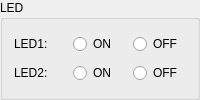
       <widget class="QGroupBox" name="groupBox_led">
        <property name="title">
         <string>LED</string>
        </property>
        <layout class="QVBoxLayout" name="verticalLayout_10">
         <item>
          <layout class="QHBoxLayout" name="horizontalLayout_led_1">
           <item>
            <widget class="QLabel" name="label_led1">
             <property name="text">
              <string>LED1: </string>
             </property>
            </widget>
           </item>
           <item>
            <widget class="QRadioButton" name="radioButton_led1_on">
             <property name="text">
              <string>ON</string>
             </property>
             <attribute name="buttonGroup">
              <string notr="true">buttonGroup_led1</string>
             </attribute>
            </widget>
           </item>
           <item>
            <widget class="QRadioButton" name="radioButton_led1_off">
             <property name="text">
              <string>OFF</string>
             </property>
             <attribute name="buttonGroup">
              <string notr="true">buttonGroup_led1</string>
             </attribute>
            </widget>
           </item>
          </layout>
         </item>
         <item>
          <layout class="QHBoxLayout" name="horizontalLayout_led_2">
           <item>
            <widget class="QLabel" name="label_led2">
             <property name="text">
              <string>LED2: </string>
             </property>
            </widget>
           </item>
           <item>
            <widget class="QRadioButton" name="radioButton_led2_on">
             <property name="text">
              <string>ON</string>
             </property>
             <attribute name="buttonGroup">
              <string notr="true">buttonGroup_led2</string>
             </attribute>
            </widget>
           </item>
           <item>
            <widget class="QRadioButton" name="radioButton_led2_off">
             <property name="text">
              <string>OFF</string>
             </property>
             <attribute name="buttonGroup">
              <string notr="true">buttonGroup_led2</string>
             </attribute>
            </widget>
           </item>
          </layout>
         </item>
        </layout>
       </widget>
